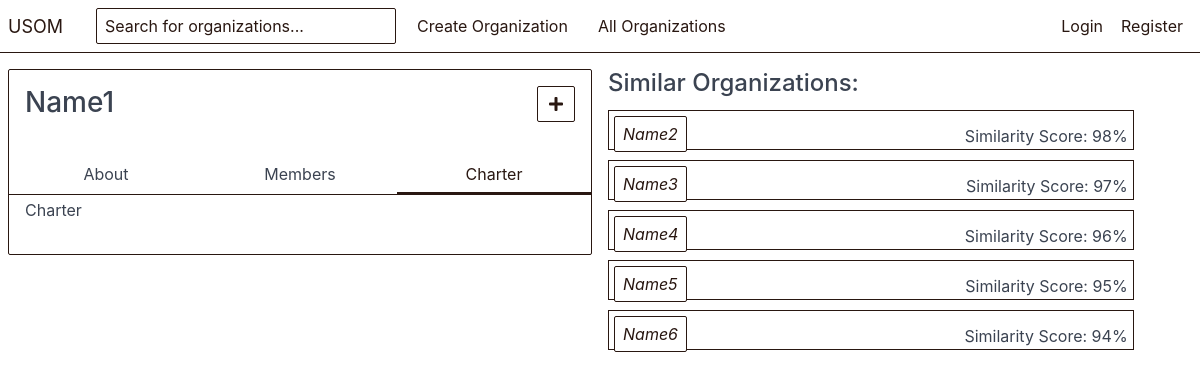
/organizations/organization-view/2/charter/, run on an earlier commit of the app's database.
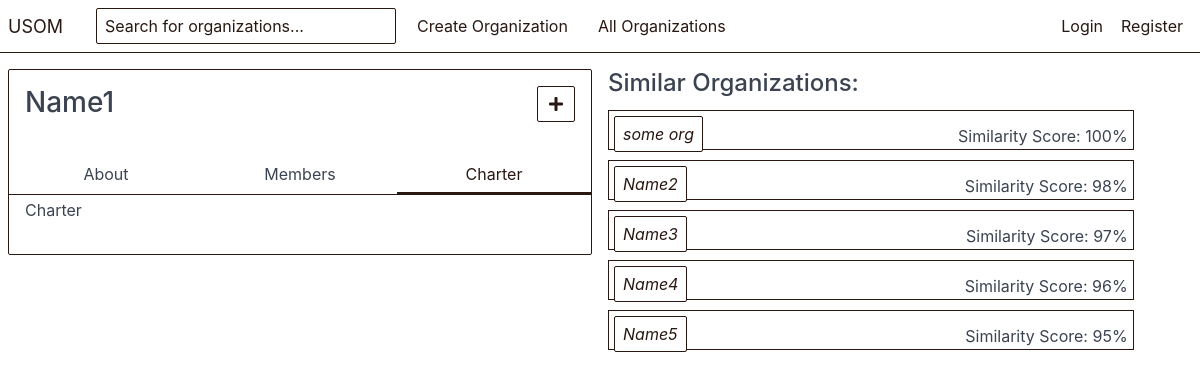
And on a later commit of the database.
### organizations/models.py (models this page shows, shortened)
class Organization(models.Model):
    name = models.CharField(max_length=40)
    short_name = models.CharField(max_length=10)
    description = models.CharField(max_length=300)
    charter = models.CharField(max_length=1000)
    members = models.ManyToManyField(Profile, related_name='organizations')
    admins = models.ManyToManyField(User, related_name='organizations_admined')
    def get_recommended_organizations(self):
        return Organization.objects.annotate(
            relevance=Cast(100 * Count('members', filter=Q(members__in=self.members.all())), FloatField()) / Cast(
                Count('members'), FloatField())).order_by('-relevance')[1:6]

### organizations/views.py (the view)
# urls.py: path('organization-view/<int:organization_id>/', views.organization_view, name='organization-view'),
def organization_view(request, organization_id, tab='about'):
    organization = get_object_or_404(Organization, pk=organization_id)
    is_member = False
    is_admin = False
    if request.user.is_authenticated and request.user.profile:
        if request.user.profile in organization.members.all():
            is_member = True
        if request.user in organization.admins.all():
            is_admin = True
    return render(request, 'organizations/organization_view_' + tab + '.html', {'organization': organization,
                                                                                'tab': tab,
                                                                                'is_member': is_member,
                                                                                'is_admin': is_admin})

### templates/organizations/organization_view_charter.html (shortened to what this page needs)
{% extends 'organizations/organization_view.html' %}
{% block org-nav %}
    <ul class="tab tab-block">
      <li class="tab-item ">
          <a href="{% url 'organization-view-tab' organization_id=organization.id tab='about' %}" class="inactive">About</a>
      </li>
      <li class="tab-item">
          <a href="{% url 'organization-view-tab' organization_id=organization.id tab='members' %}" class="inactive">Members</a>
      </li>
      <li class="tab-item active">
          <a href="{% url 'organization-view-tab' organization_id=organization.id tab='charter' %}">Charter</a>
      </li>
    </ul>
{% endblock %}
{% block org-content %}
    Charter
{% endblock %}

### templates/organizations/organization_view.html
{% extends 'base.html' %}
{% block content %}
<div class="columns">
<div class="column col-6">
    <div class="panel">
        <div class="panel-header",>
            <div class="panel-title">
                <div class="float-right">
                    {% if is_member %}
                        {% if is_admin %}
                            <a class="btn" href="{% url 'organization-manage-positions' organization_id=organization.id %}">
                                <i class="fas fa-crown" style="width: 20px;"></i></a>
                        {% endif %}
                        <a class="btn" href="{% url 'organization-leave' tab=tab organization_id=organization.id %}"><i style="width: 20px;" class="fas fa-minus"></i></a>
                        <a class="btn" href="{{ organization.get_all_emails }}"><i style="width: 25px;" class="fas fa-envelope"></i></a>
                    {% else %}
                        <a class="btn" href="{% url 'organization-join' tab=tab organization_id=organization.id %}"><i style="width: 20px;" class="fas fa-plus"></i></a>
                    {% endif %}
                </div>
                <h3>{{ organization.name }}</h3>
            </div>
        </div>
        <div class="panel-nav">
          {% block org-nav %}
          {% endblock %}
        </div>
          <div class="panel-body">
              {% block org-content %}
              {% endblock %}
          </div>
          <div class="panel-footer">
          </div>
    </div>
</div>
    <div class="column col-6">
        <h4>Similar Organizations:</h4>
        {% for rec in organization.get_recommended_organizations %}
            <div style="margin-top: 10px;margin-bottom: 10px; padding: 5px; width: 90%; height: 40px;" class="bordered">
                <div style="float: left;"><a class="btn" href="{% url 'organization-view' organization_id=rec.id %}">
                    <i>{{ rec.name }}</i>
                </a></div>
                <div style="float: right; line-height: 40px;">Similarity Score: {{ rec.relevance|floatformat:0}}%</div>
            </div>
        {% endfor %}
    </div>
</div>
{% endblock %}

What changed in the data, as far as the page shows it:
no longer on this page (row unchanged): Organization: name "Name6", relevance "94"
added Organization: name "some org", relevance "100"
